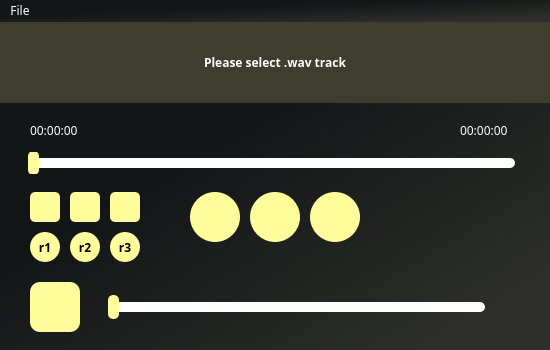
<?xml version="1.0" encoding="UTF-8"?>
<ui version="4.0">
 <class>MainWindow</class>
 <widget class="QMainWindow" name="MainWindow">
  <property name="geometry">
   <rect>
    <x>0</x>
    <y>0</y>
    <width>550</width>
    <height>350</height>
   </rect>
  </property>
  <property name="windowTitle">
   <string>Level Editor - R&amp;S</string>
  </property>
  <property name="styleSheet">
   <string notr="true">background-color: qlineargradient(spread:pad, x1:0, y1:0, x2:1, y2:1, stop:0.369318 rgba(18, 22, 22, 255), stop:0.880682 rgba(45, 46, 43, 255));
font-family: Hack Nerd Font;
color: white;</string>
  </property>
  <widget class="QWidget" name="centralwidget">
   <widget class="QLabel" name="label">
    <property name="geometry">
     <rect>
      <x>0</x>
      <y>0</y>
      <width>550</width>
      <height>81</height>
     </rect>
    </property>
    <property name="font">
     <font>
      <family>Hack Nerd Font</family>
      <bold>true</bold>
     </font>
    </property>
    <property name="styleSheet">
     <string notr="true">background-color: rgb(63, 61, 48);
color: white</string>
    </property>
    <property name="text">
     <string>Please select .wav track</string>
    </property>
    <property name="alignment">
     <set>Qt::AlignmentFlag::AlignCenter</set>
    </property>
   </widget>
   <widget class="QSlider" name="horizontalSlider">
    <property name="geometry">
     <rect>
      <x>0</x>
      <y>130</y>
      <width>551</width>
      <height>22</height>
     </rect>
    </property>
    <property name="styleSheet">
     <string notr="true">QSlider::groove:horizontal
{
	height:10px;
	width:480px;
	background: white;
	border-radius:5px;
}
QSlider::handle:horizontal
{
	width: 11px;
	height: 20px;
	background: rgb(255, 252, 155); 
	margin: -7px -7px;
	border-radius: 5px;
}
QSlider
{
	background: none;
}</string>
    </property>
    <property name="orientation">
     <enum>Qt::Orientation::Horizontal</enum>
    </property>
   </widget>
   <widget class="QLabel" name="label_2">
    <property name="geometry">
     <rect>
      <x>30</x>
      <y>100</y>
      <width>61</width>
      <height>16</height>
     </rect>
    </property>
    <property name="styleSheet">
     <string notr="true">background-color: none;
color: white</string>
    </property>
    <property name="text">
     <string>00:00:00</string>
    </property>
   </widget>
   <widget class="QLabel" name="label_3">
    <property name="geometry">
     <rect>
      <x>460</x>
      <y>100</y>
      <width>61</width>
      <height>16</height>
     </rect>
    </property>
    <property name="styleSheet">
     <string notr="true">background-color: none;
color: white</string>
    </property>
    <property name="text">
     <string>00:00:00</string>
    </property>
   </widget>
   <widget class="QLabel" name="label_4">
    <property name="geometry">
     <rect>
      <x>30</x>
      <y>170</y>
      <width>30</width>
      <height>30</height>
     </rect>
    </property>
    <property name="styleSheet">
     <string notr="true">border: none;
border-radius: 5px;
background-color: rgb(255, 252, 155);
color: black;</string>
    </property>
    <property name="text">
     <string/>
    </property>
   </widget>
   <widget class="QLabel" name="label_5">
    <property name="geometry">
     <rect>
      <x>70</x>
      <y>170</y>
      <width>30</width>
      <height>30</height>
     </rect>
    </property>
    <property name="styleSheet">
     <string notr="true">border: none;
border-radius: 5px;
background-color: rgb(255, 252, 155);
color: black;</string>
    </property>
    <property name="text">
     <string/>
    </property>
   </widget>
   <widget class="QLabel" name="label_6">
    <property name="geometry">
     <rect>
      <x>110</x>
      <y>170</y>
      <width>30</width>
      <height>30</height>
     </rect>
    </property>
    <property name="styleSheet">
     <string notr="true">border: none;
border-radius: 5px;
background-color: rgb(255, 252, 155);
color: black;</string>
    </property>
    <property name="text">
     <string/>
    </property>
   </widget>
   <widget class="QPushButton" name="pushButton">
    <property name="geometry">
     <rect>
      <x>30</x>
      <y>210</y>
      <width>30</width>
      <height>30</height>
     </rect>
    </property>
    <property name="font">
     <font>
      <family>Hack Nerd Font</family>
      <bold>true</bold>
     </font>
    </property>
    <property name="styleSheet">
     <string notr="true">border: none;
border-radius: 15px;
background-color: rgb(255, 252, 155);
color: black;</string>
    </property>
    <property name="text">
     <string>r1</string>
    </property>
   </widget>
   <widget class="QPushButton" name="pushButton_2">
    <property name="geometry">
     <rect>
      <x>70</x>
      <y>210</y>
      <width>30</width>
      <height>30</height>
     </rect>
    </property>
    <property name="font">
     <font>
      <family>Hack Nerd Font</family>
      <bold>true</bold>
     </font>
    </property>
    <property name="styleSheet">
     <string notr="true">border: none;
border-radius: 15px;
background-color: rgb(255, 252, 155);
color: black;</string>
    </property>
    <property name="text">
     <string>r2</string>
    </property>
   </widget>
   <widget class="QPushButton" name="pushButton_3">
    <property name="geometry">
     <rect>
      <x>110</x>
      <y>210</y>
      <width>30</width>
      <height>30</height>
     </rect>
    </property>
    <property name="font">
     <font>
      <family>Hack Nerd Font</family>
      <bold>true</bold>
     </font>
    </property>
    <property name="styleSheet">
     <string notr="true">border: none;
border-radius: 15px;
background-color: rgb(255, 252, 155);
color: black;</string>
    </property>
    <property name="text">
     <string>r3</string>
    </property>
   </widget>
   <widget class="QPushButton" name="pushButton_4">
    <property name="geometry">
     <rect>
      <x>190</x>
      <y>170</y>
      <width>50</width>
      <height>50</height>
     </rect>
    </property>
    <property name="styleSheet">
     <string notr="true">border: none;
border-radius: 25px;
background-color: rgb(255, 252, 155);
color: black;</string>
    </property>
    <property name="text">
     <string/>
    </property>
    <property name="icon">
     <iconset resource="Programming/Coding/Projects/LevelEditor/res-rc.qrc">
      <normaloff>:/icons/icons/stop_24dp_FILL0_wght400_GRAD0_opsz24.svg</normaloff>:/icons/icons/stop_24dp_FILL0_wght400_GRAD0_opsz24.svg</iconset>
    </property>
   </widget>
   <widget class="QPushButton" name="pushButton_5">
    <property name="geometry">
     <rect>
      <x>250</x>
      <y>170</y>
      <width>50</width>
      <height>50</height>
     </rect>
    </property>
    <property name="styleSheet">
     <string notr="true">border: none;
border-radius: 25px;
background-color: rgb(255, 252, 155);
color: black;</string>
    </property>
    <property name="text">
     <string/>
    </property>
    <property name="icon">
     <iconset resource="Programming/Coding/Projects/LevelEditor/res-rc.qrc">
      <normaloff>:/icons/icons/play_arrow_24dp_FILL0_wght400_GRAD0_opsz24.svg</normaloff>:/icons/icons/play_arrow_24dp_FILL0_wght400_GRAD0_opsz24.svg</iconset>
    </property>
   </widget>
   <widget class="QPushButton" name="pushButton_6">
    <property name="geometry">
     <rect>
      <x>310</x>
      <y>170</y>
      <width>50</width>
      <height>50</height>
     </rect>
    </property>
    <property name="styleSheet">
     <string notr="true">border: none;
border-radius: 25px;
background-color: rgb(255, 252, 155);
color: black;</string>
    </property>
    <property name="text">
     <string/>
    </property>
    <property name="icon">
     <iconset resource="Programming/Coding/Projects/LevelEditor/res-rc.qrc">
      <normaloff>:/icons/icons/pause_24dp_FILL0_wght400_GRAD0_opsz24.svg</normaloff>:/icons/icons/pause_24dp_FILL0_wght400_GRAD0_opsz24.svg</iconset>
    </property>
   </widget>
   <widget class="QSlider" name="horizontalSlider_2">
    <property name="geometry">
     <rect>
      <x>80</x>
      <y>260</y>
      <width>441</width>
      <height>51</height>
     </rect>
    </property>
    <property name="styleSheet">
     <string notr="true">QSlider::groove:horizontal
{
	height:10px;
	width:370px;
	background: white;
	border-radius:5px;
}
QSlider::handle:horizontal
{
	width: 11px;
	height: 20px;
	background: rgb(255, 252, 155); 
	margin: -7px -7px;
	border-radius: 5px;
}
QSlider
{
	background: none
}</string>
    </property>
    <property name="orientation">
     <enum>Qt::Orientation::Horizontal</enum>
    </property>
   </widget>
   <widget class="QPushButton" name="pushButton_7">
    <property name="geometry">
     <rect>
      <x>30</x>
      <y>260</y>
      <width>50</width>
      <height>50</height>
     </rect>
    </property>
    <property name="styleSheet">
     <string notr="true">border: none;
border-radius: 10px;
background-color: rgb(255, 252, 155);
color: black;</string>
    </property>
    <property name="text">
     <string/>
    </property>
    <property name="icon">
     <iconset resource="Programming/Coding/Projects/LevelEditor/res-rc.qrc">
      <normaloff>:/icons/icons/volume_up_24dp_FILL0_wght400_GRAD0_opsz24.svg</normaloff>:/icons/icons/volume_up_24dp_FILL0_wght400_GRAD0_opsz24.svg</iconset>
    </property>
    <property name="iconSize">
     <size>
      <width>16</width>
      <height>16</height>
     </size>
    </property>
   </widget>
  </widget>
  <widget class="QMenuBar" name="menubar">
   <property name="geometry">
    <rect>
     <x>0</x>
     <y>0</y>
     <width>550</width>
     <height>20</height>
    </rect>
   </property>
   <widget class="QMenu" name="menuFile">
    <property name="title">
     <string>File</string>
    </property>
    <addaction name="actionSelect"/>
    <addaction name="actionSave"/>
    <addaction name="actionExit"/>
   </widget>
   <addaction name="menuFile"/>
  </widget>
  <action name="actionSelect">
   <property name="text">
    <string>Select</string>
   </property>
  </action>
  <action name="actionSave">
   <property name="text">
    <string>Save</string>
   </property>
  </action>
  <action name="actionExit">
   <property name="text">
    <string>Exit</string>
   </property>
  </action>
 </widget>
 <resources>
  <include location="Programming/Coding/Projects/LevelEditor/res-rc.qrc"/>
 </resources>
 <connections/>
</ui>
